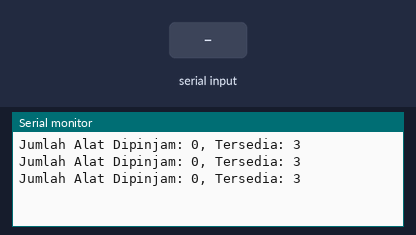
Recording of a program running on a simulated ESP32. Parts: the last lines printed to the serial monitor. Inputs (shaded band) come from the test bench. EEPROM starts erased.

Above: at 2.8 s.
2.9 s: "Gergaji_BesiP" received over Serial
At 5.4 s:
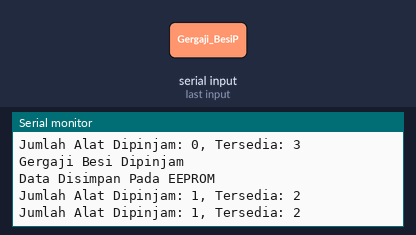
5.5 s: "Gergaji_BesiK" received over Serial
At 8.4 s:
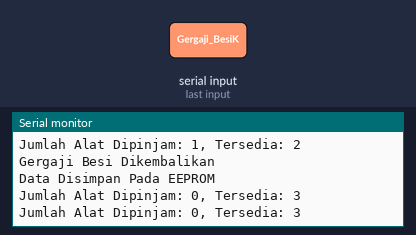
8.5 s: "PaluP" received over Serial
At 10.8 s:
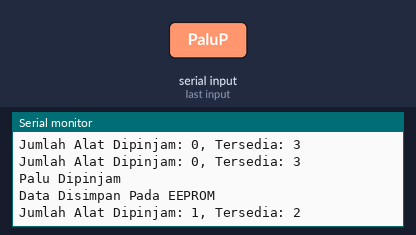
11.5 s: "PaluK" received over Serial
At 13.7 s:
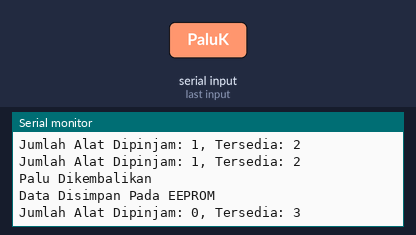
14.5 s: "Kunci_PassP" received over Serial
At 16.9 s:
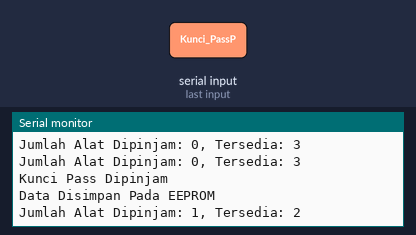
17.6 s: "Kunci_PassK" received over Serial
At 20.0 s:
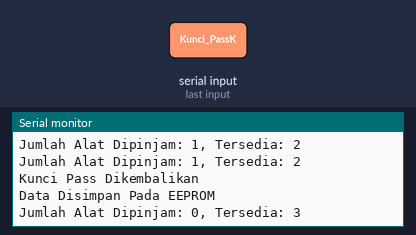

Measured:
- after the input at 2.9 s, the serial monitor: prints a new line after 1.1 s (image 1)
- after the input at 5.5 s, the serial monitor: prints a new line after 1.5 s (image 2)
- after the input at 8.5 s, the serial monitor: prints a new line after 1.6 s (image 3)
- after the input at 11.5 s, the serial monitor: prints a new line after 1.6 s (image 4)
- after the input at 14.5 s, the serial monitor: prints a new line after 1.6 s (image 5)
- after the input at 17.6 s, the serial monitor: prints a new line after 1.5 s (image 6)

The program:

main.cpp
```cpp
#include <Arduino.h>
#include <EEPROM.h>

// Size dari eeprom esp32
#define EEPROM_SIZE 512

// deklarasi alat P = Pinjam dan K = kembali
int alatP = 0;
int alatK = 3;

void setup() {
  // kecepatan membaca
  Serial.begin(9600);

  // membaca data pada program
   EEPROM.read(0);
}
void loop() {
 // Baca input dari Serial Monitor
  if (Serial.available()) {
    String input = Serial.readString();
    if (input == "Gergaji_BesiP") {
      // Jika gergaji besi dipinjam, kurangi jumlah alat yang tersedia dan tambahkan jumlah alat yang dipinjam
      alatP++;
      alatK--;
      Serial.println("Gergaji Besi Dipinjam");
    } else if (input == "Gergaji_BesiK") {
      // Jika gergaji besi dikembalikan, tambahkan jumlah alat yang tersedia dan kurangi jumlah alat yang dipinjam
      alatP--;
      alatK++;
      Serial.println("Gergaji Besi Dikembalikan");
    } else if (input == "PaluP") {
      // Jika palu dipinjam, kurangi jumlah alat yang tersedia dan tambahkan jumlah alat yang dipinjam
      alatP++;
      alatK--;
      Serial.println("Palu Dipinjam");
    } else if (input == "PaluK") {
      // Jika palu dikembalikan, tambahkan jumlah alat yang tersedia dan kurangi jumlah alat yang dipinjam
      alatP--;
      alatK++;
      Serial.println("Palu Dikembalikan");
    } else if (input == "Kunci_PassP") {
      // Jika kunci pass dipinjam, kurangi jumlah alat yang tersedia dan tambahkan jumlah alat yang dipinjam
      alatP++;
      alatK--;
      Serial.println("Kunci Pass Dipinjam");
    } else if (input == "Kunci_PassK") {
      // Jika kunci pass dikembalikan, tambahkan jumlah alat yang tersedia dan kurangi jumlah alat yang dipinjam
      alatP--;
      alatK++;
      Serial.println("Kunci Pass Dikembalikan");
    } else {
      Serial.println("Perintah tidak dikenali");
    }

    // Simpan data ke EEPROM setiap kali ada perubahan pada jumlah alat yang dipinjam atau tersedia
    EEPROM.write(0, alatP);
    Serial.println("Data Disimpan Pada EEPROM");
  }

  // Tampilkan status jumlah alat yang dipinjam dan tersedia pada Serial Monitor
  EEPROM.read (1);
  EEPROM.write (1, alatP);
  Serial.print("Jumlah Alat Dipinjam: ");
  Serial.print(alatP);
  Serial.print(", Tersedia: ");
  Serial.println(alatK);

  // Tambahkan delay untuk menghindari overload Serial Monitor
  delay(1000);
}
```
